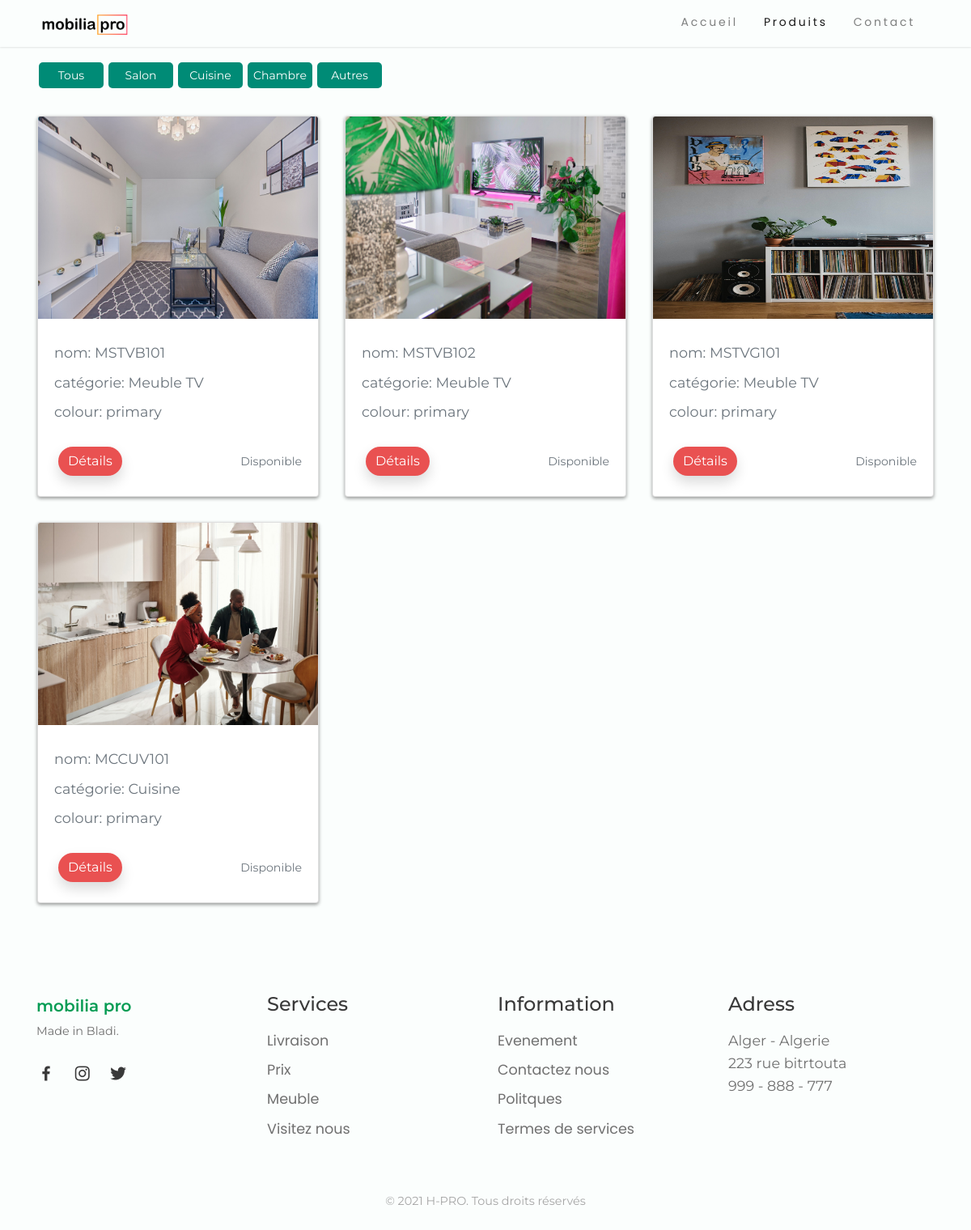
Page /produits/ on the committed database.
### core/models.py (models this page shows, shortened)
class Item(models.Model):
    title = models.CharField(max_length=100)
    price = models.FloatField()
    discount_price = models.FloatField(blank=True, null=True)
    category = models.CharField(choices=CATEGORY_CHOICES, max_length=2)
    color = models.CharField(choices=COLOR_CHOICES, max_length=3, default="P")
    inventory = models.CharField(
        choices=INVENTORY_STATES, max_length=2, default="P")
    product_category = models.CharField(
        choices=PRODUCT_CATEGORY, max_length=3, default="RA")
    slug = models.SlugField()
    description = models.TextField()
    image = models.FileField(blank=True)
    def get_absolute_url(self):
        return reverse("core:product", kwargs={"slug": self.slug})

### core/views.py (the view)
# urls.py: path('produits/', ItemsView.as_view(), name='products'),
class ItemsView(ListView):
    model = Item
    template_name = "products.html"

### core/templates/products.html (shortened to what this page needs)
{% extends 'index.html' %}
{% load static %}
{% block content %}
      <section class="product-area">
         <div class="container products">
          <ul class="filter-panel">
            <li data-filter="all"> Tous </li>
            <li data-filter="Salon"> Salon</li>
            <li data-filter="Cuisine">Cuisine</li>
            <li data-filter="Chambre">Chambre</li>
            <li data-filter="Autre">Autres</li>
        </ul>
        <div class="row">
            <div class="filter-container">
      {% for item in object_list %}
            <div class="col-lg-4 col-md-6 product filtr-item" data-category="{{item.get_category_display}}"  >
              <div class="card">
                <div class="card-img">
                <a href="{{item.get_absolute_url}}" >
                <img class="card-img-top" src="{{item.image.url}}" oncontextmenu="return false;" alt="Card image cap">
              </a>
            </div>
                <div class="card-body">
                  <p class="card-text text-muted pt-2 pb-2">nom: {{item.title}}</p>
                  <p class="card-text text-muted pb-2">catégorie: {{item.get_product_category_display}}</p>
                  <p class="card-text text-muted pb-4">colour: {{item.get_color_display}}</p>
                  <div class="d-flex  justify-content-between align-items-center">
                    <a  href="{{item.get_absolute_url}}" >
                      <button class="btn update-cart"  type="button" >
                        <span>Détails</span>
                      </button>
                    </a>
                    <small class="text-muted">
                       <p class="card-text">{{item.get_inventory_display}}</p>
                    </small>
                  </div>
                </div>
              </div>
            </div>
    {% endfor %}
            </div>
            </div>
          </div>
          </section>
{% endblock content %}

### templates/index.html (shortened to what this page needs)
<!DOCTYPE html>
<html lang="fr">
{% load static %}
  <head>
    <link
      rel="stylesheet"
      href="https://cdn.jsdelivr.net/npm/bootstrap@4.5.3/dist/css/bootstrap.min.css"
    />
    <link rel="stylesheet" href="{% static 'css/index.css' %}" >
    <link rel="stylesheet" href="https://cdnjs.cloudflare.com/ajax/libs/font-awesome/5.15.2/css/all.min.css">
    <link rel="stylesheet" href="http://code.jquery.com/mobile/1.4.5/jquery.mob1ile-1.4.5.min.css" />
    <link href='https://cdn.jsdelivr.net/npm/boxicons@2.0.5/css/boxicons.min.css' rel='stylesheet'>
  </head>
  <body>
   {% include "header.html" %}
   <main id="main"  role="main">
     {% block content %} {% endblock content %}
   </main>
   {% include "footer.html" %}
  </body>
</html>

### templates/header.html (shortened to what this page needs)
{% load static %}
 <header id="header" class="container-fluid p-0 sticky-top ">
  <nav class="navbar navbar-expand-md navbar-light" aria-label="main navigation">
    <div class="container">
    <a class="navbar-brand" href="{% url 'core:Home' %}">
    </a>
    <div class="collapse navbar-collapse" id="navbarCollapse">
      <ul class="navbar-nav">
        <li class="nav-item ">
          <a class="nav-link " href={% url 'core:Home' %}>accueil</a>
        </li>
        <li class="nav-item ">
          <a class="nav-link " href={% url 'core:products' %}>produits</a>
        </li>
        <li class="nav-item ">
          <a class="nav-link " href={% url 'core:contact' %}>contact</a>
        </li>
      </ul>
    </div>
  </div>
  </nav>
</header>

### templates/footer.html (shortened to what this page needs)
<footer class="footer container mt-5 py-5">
  <div class="row">
    <div class="col-6 col-md">
      <div class="footer__content ">
          <span class="footer__logo"> mobilia pro </span>
          <span class="footer__description">Made in Bladi.</span>
          <div>
              <a href="#" class="footer__social"><i class='bx bxl-facebook'></i></a>
              <a href="#" class="footer__social"><i class='bx bxl-instagram'></i></a>
              <a href="#" class="footer__social"><i class='bx bxl-twitter'></i></a>
          </div>
      </div>
    </div>
    <div class="col-6 col-md">
     <h3 class="footer__title">Services</h3>
          <ul>
              <li><a href="#" class="footer__link">Livraison</a></li>
              <li><a href="#" class="footer__link">Prix</a></li>
              <li><a href="#" class="footer__link">Meuble</a></li>
              <li><a href="#" class="footer__link">Visitez nous</a></li>
          </ul>
    </div>
    <div class="col-6 col-md">
        <h3 class="footer__title">Information</h3>
          <ul>
              <li><a href="#" class="footer__link">Evenement</a></li>
              <li><a href="#" class="footer__link">Contactez nous</a></li>
              <li><a href="#" class="footer__link">Politques</a></li>
              <li><a href="#" class="footer__link">Termes de services</a></li>
          </ul>
    </div>
    <div class="col-6 col-md">
       <h3 class="footer__title">Adress</h3>
          <ul>
              <li>Alger - Algerie </li>
              <li>223 rue bitrtouta </li>
              <li>999 - 888 - 777 </li>
          </ul>
    </div>
  </div>
    <p class="footer__copy"> &copy; 2021 H-PRO. Tous droits réservés</p>
</footer>

### static/css/index.css (style rules this page uses)
:root { --header-height: 3rem; --first-color: #069C54; --first-color-alt: #048654; --title-color: #393939; --text-color: #707070; --text-color-light: #A6A6A6; --body-color: #FBFEFD; --container-color: #FFFFFF; --body-font: 'Montserrat', sans-serif; --third-font: 'Poppins', sans-serif; --biggest-font-size: 2.25rem; --h1-font-size: 1.5rem; --h2-font-size: 1.25rem; --h3-font-size: 1rem; --normal-font-size: .975rem; --small-font-size: .875rem; --smaller-font-size: .75rem; --font-medium: 500; --font-semi-bold: 600; --mb-1: .5rem; --mb-2: 1rem; --mb-3: 1.5rem; --mb-4: 2rem; --mb-5: 2.5rem; --mb-6: 3rem; --z-tooltip: 10; --z-fixed: 100; }
@media screen and (min-width: 768px) { :root { --biggest-font-size: 4rem; --h1-font-size: 2.25rem; --h2-font-size: 1.5rem; --h3-font-size: 1.25rem; --normal-font-size: 1.1rem; --small-font-size: .900rem; --smaller-font-size: .825rem; } }
html { scroll-behavior: smooth; }
body { font-family: var(--body-font); font-size: var(--normal-font-size); background-color: var(--body-color); color: var(--text-color); line-height: 1.6; overflow-anchor: none; }
h1, h2, h3, p, ul { margin: 0; }
ul { padding: 0; list-style: none; }
a { text-decoration: none; }
img { max-width: 100%; height: auto; }
@media screen and (min-width: 768px) { body { margin: 0; } }

### templates/header.html (style rules this page uses)
.navbar { background-color: var(--body-color); box-shadow: 0 1px 2px rgba(0, 0, 0, .1); }
.nav-item a { text-decoration: none; text-transform: uppercase; display: block; font-family: var(--third-font); font-weight: var(--font-semi-bold); letter-spacing: 0.2em; font-size: 14px; border-bottom: 3px solid transparent; }
.navbar a.navbar-brand { font-size: 20px; font-weight: bold; color: var(--title-color); }
@media all and (min-width: 768px) { .navbar-nav { padding-left: 50px ; } }
@media all and (min-width: 768px) { .nav-item .nav-link { text-transform: capitalize; font-weight:400 ; } }
@media all and (min-width: 768px) { header .nav-item { padding-right : 0.9em; } }

### core/templates/products.html (style rules this page uses)
.card { box-shadow: 0 2px 4px 0 rgba(0,0,0,0.4); transition: 0.3s; }
.product-area { padding-top: 1rem; }
.product { padding: 1rem; }
.card-img-top { height:250px; }
.btn, .btn a { border: none; color: #FFFFFF; text-align: center; transition: all 0.5s; cursor: pointer; margin: 5px; -webkit-appearance: none; background-color: #E95151; border-radius: 4rem; box-shadow: 0 0.5rem 1rem rgba(0, 0, 0, 0.15); -webkit-font-smoothing: antialiased; -moz-osx-font-smoothing: grayscale; outline: none; -webkit-tap-highlight-color: transparent; -webkit-user-select: none; -moz-user-select: none; -ms-user-select: none; user-select: none; }
.btn span { cursor: pointer; display: inline-block; position: relative; transition: 0.5s; }
.btn span:after { content: '\00bb'; position: absolute; opacity: 0; top: 0; right: -20px; transition: 0.5s; }
.filter-panel { display: flex; margin-bottom: 15px ; padding:0; }
.filter-panel li { font-size: 14px; display: inline-flex; align-items: center; justify-content: center; box-sizing: border-box; width: 80px; margin: 3px ; padding: 5px 0; list-style: none; cursor: pointer; transition: all .5s; color: #fff; border-radius: 5px; background-color: #008B76; }

### templates/footer.html (style rules this page uses)
.footer__logo { font-size: var(--h3-font-size); color: var(--first-color); font-weight: var(--font-semi-bold); }
.footer__description { display: block; font-size: var(--small-font-size); margin: .25rem 0 var(--mb-3); }
.footer__social { font-size: 1.5rem; color: var(--title-color); margin-right: var(--mb-2); }
.footer__title { font-size: var(--h2-font-size); color: var(--title-color); margin-bottom: var(--mb-2); }
.footer__link { display: inline-block; color: var(--text-color); margin-bottom: var(--mb-1); font-family: var(--third-font); }
.footer__copy { text-align: center; font-size: var(--small-font-size); color: var(--text-color-light); margin-top: 3.5rem; }

### rows in the picture
Item: image (picture), title "MSTVB101", product_category "Meuble TV", color "primary", inventory "Disponible"
Item: image (picture), title "MSTVB102", product_category "Meuble TV", color "primary", inventory "Disponible"
Item: image (picture), title "MSTVG101", product_category "Meuble TV", color "primary", inventory "Disponible"
Item: image (picture), title "MCCUV101", product_category "Cuisine", color "primary", inventory "Disponible"
